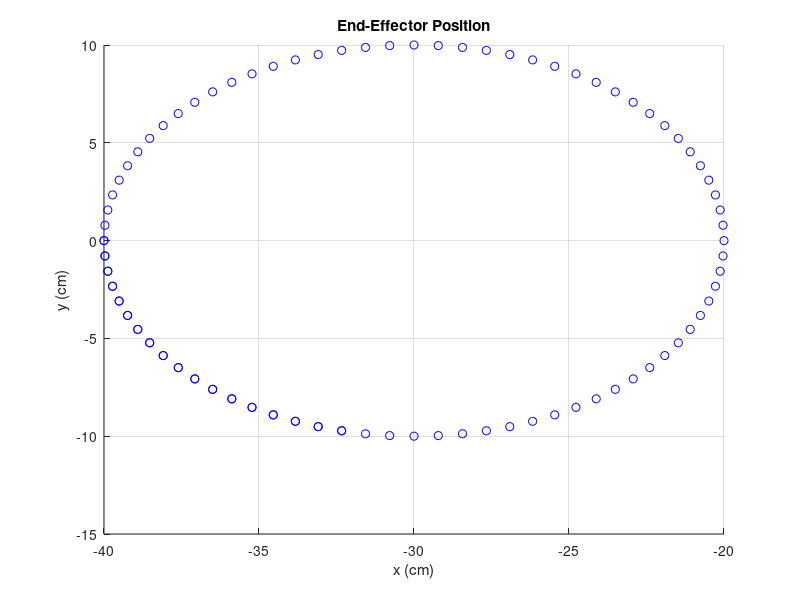
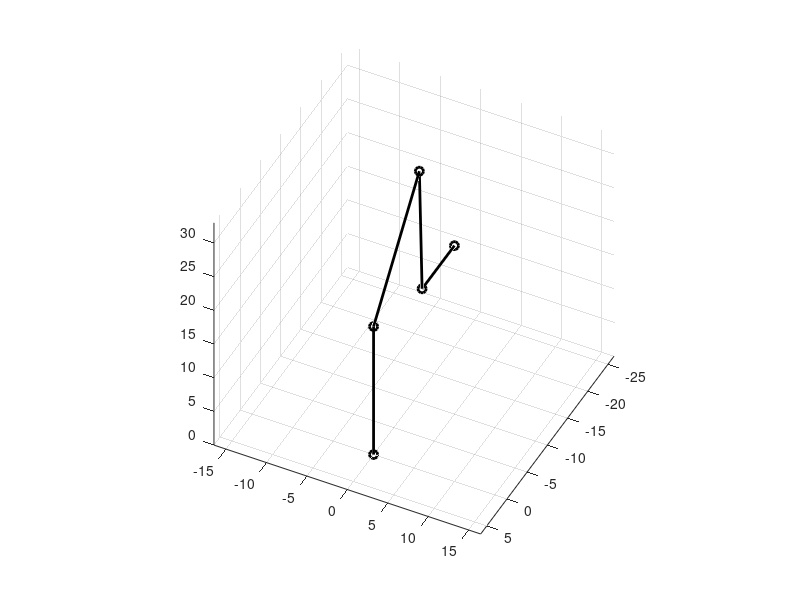

MATLAB code for these plots, in order: (Note: this script raises an error after producing the figures.)
%% Generating the joint angles from the positions given

%clear all
%enter the joint lengths
l1 = 19;
l2 = 18;
l3 = 18;
l4 = 8;


thetha = 0;
cx = 30; %the center points of the circle
cy = 0;
radius = 10;
px = cx-radius*cos(thetha);
py = cy-radius*sin(thetha);
pz = 15;
phi = 0; %end-effector orientation


n = 100; % points to be made
i = 1;
q1 = zeros(n-1,1);
q2 = zeros(n-1,1);
q3 = zeros(n-1,1);
q4 = zeros(n-1,1);

while i < n
q1(i,1) = atan2(py,px); %inverse kinematic equations

eq1 = px/cos(q1(i,1)) - l4*cos(phi);
eq2 = pz-l1-l4*sin(phi);

c3 = (eq1^2+eq2^2 - l2*l2 - l3*l3)/(2*l2*l3);
s3 = -sqrt(abs(1-c3*c3));

q3(i,1) = atan2(s3,c3);

k1 = l2+l3*cos(q3(i,1));
k2 = l2*sin(q3(i,1));

q2(i,1) = atan2(eq2,eq1)-atan2(k2,k1);

q4(i,1) = phi - q2(i,1)-q3(i,1);
i = i+1;
px = cx+radius*cos(thetha);
py = cy+radius*sin(thetha);
thetha = thetha + pi/40;
end

%ik = [q1;q2;q3;q4]

%% Trigonometric abbreviations
c1 = cos(q1);
c2 = cos(q2);
c3 = cos(q3);
c4 = cos(q4);

c12 = cos(q1+q2);
c23 = cos(q2+q3);
c234 = cos(q2+q3+q4);


s1 = sin(q1);
s2 = sin(q2);
s3 = sin(q3);
s4 = sin(q4);

s12 = sin(q1+q2);
s23 = sin(q2+q3);
s234 = sin(q2+q3+q4);

% Tip position
%These equations are derived from the Forward Kinematic model of the robot
xt = c1.*(l2*c2+l3*c23+l4*c234) ;
yt = s1.*(l2*c2+l3*c23+l4*c234) ;
zt = l1 + l2*s2 + l3*s23 + l4*s234;
pt = [ xt yt zt] ;
% 
%%
%Plot the trajectory of the end-effector
 figure (1)
% % 
% % 
 %plot3(-pt(1,1)+10,-pt(1,2)+10,pt(1,3),'bo')       % plot the first position of the robot's end effector
 hold on
 plot3(-pt(2:n-1,1),-pt(2:n-1,2),pt(2:n-1,3),'bo')       % plot the 3 following positions of the robot's end effector
 title('End-Effector Position') ; xlabel('x (cm)') ; ylabel('y (cm)');zlabel('z (cm)') ;
 grid on
% 
% 
%Plot the robotic arm, in different positions
figure (2) 
%set(2,'position',[116 190 560 420])

x1 = zeros(n-1,1) ;
y1 = zeros(n-1,1) ;
z1 = zeros(n-1,1); 

x2 = zeros(n-1,1) ;
y2 = zeros(n-1,1) ;
z2 = l1*ones(n-1,1);



x3 = l2*c1.*c2;
y3 = l2*c2.*s1;
z3 = l1 + l2.*s2;


x4 = c1.*(l3*c23+l2*c2);
y4 = s1.*(l3*c23+l2*c2);
z4 = l1 + l3*s23 +l2*s2 ;
hold off
for i = 1:n-1
    xx = [ -x1(i); -x2(i);-x3(i);-x4(i); -pt(i,1) ] ;
    yy = [ -y1(i); -y2(i);-y3(i);-y4(i); -pt(i,2) ] ;
    zz = [ z1(i); z2(i);z3(i);z4(i); pt(i,3) ];

    plot3(xx,yy,zz,'ko-','Linewidth',2)
    axis equal
    hold on
    grid on
      caz = 35.7661;
        cel = 26.6341;
        v = [100 50 100];;
[caz,cel] = view(v);
    xlabel('x (mm)') ; ylabel('y (mm)'); zlabel('z (mm') ;
   % text(pt(1,1),pt(1,2),'x') ; text(pt(1,1) + 0.002,pt(1,2) + 0.002,'ptStart') ;
    %text(pt(4,1),pt(4,2),'x') ; text(pt(4,1) + 0.002,pt(4,2) + 0.002,'ptEnd') ;
    %axis([-10 100 -10 100 -10 100])
    %title("Kinematic Model showing joint positions")
    pause(0.01)
    hold off
    pause(0.01)
          % plot the first position of the robot's end effecton
    
end
% hold on
% plot3(-pt(1,1)+10,-pt(1,2)+10,pt(1,3),'bo')       % plot the first position of the robot's end effector
%  plot3(-pt(2:n-1,1),-pt(2:n-1,2),pt(2:n-1,3),'bo')       % plot the 3 following positions of the robot's end effector
%  title('End-Effector Position') ; xlabel('x (cm)') ; ylabel('y (cm)');zlabel('z (cm)') ;
%  grid on
